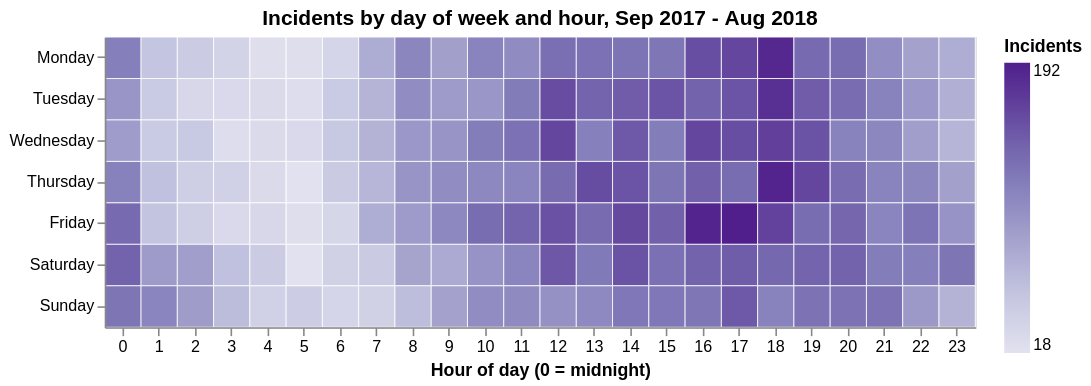

Here is the notebook cell this chart was saved with:
### Code cell
type_param = alt.param(
    name="crime_type",
    value="All",
    bind=alt.binding_select(options=types, name="Crime type: "),
)

# Day of week x hour heatmap (same as Viz 1)
weekly = (
    alt.Chart(week)
    .transform_filter(alt.datum.type == type_param)
    .mark_rect(stroke="white", strokeWidth=0.5)
    .encode(
        x=alt.X(
            "hour:O", title="Hour of day (0 = midnight)", axis=alt.Axis(labelAngle=0)
        ),
        y=alt.Y("dow:O", sort=days, title=None),
        color=alt.Color(
            "incidents:Q",
            scale=alt.Scale(scheme="purples"),
            legend=alt.Legend(title="Incidents"),
        ),
        tooltip=[
            alt.Tooltip("dow:N", title="Day"),
            alt.Tooltip("hour:O", title="Hour"),
            alt.Tooltip("incidents:Q", title="Incidents"),
        ],
    )
    .add_params(type_param)
    .properties(
        width=540,
        height=180,
        title="Incidents by day of week and hour, Sep 2017 - Aug 2018",
    )
)
weekly

### Figure 1 — Vega-Lite specification as saved in the notebook (floating-point values rounded to 4 significant figures; data arrays with more than 128 entries replaced by an {"elided": "..."} marker saying what was removed)
{"config": {"view": {"continuousWidth": 300, "continuousHeight": 300}}, "data": {"name": "data-316a1730f65a349f0c05c8e367b874f1"}, "mark": {"type": "rect", "stroke": "white", "strokeWidth": 0.5}, "encoding": {"color": {"field": "incidents", "legend": {"title": "Incidents"}, "scale": {"scheme": "purples"}, "type": "quantitative"}, "tooltip": [{"field": "dow", "title": "Day", "type": "nominal"}, {"field": "hour", "title": "Hour", "type": "ordinal"}, {"field": "incidents", "title": "Incidents", "type": "quantitative"}], "x": {"axis": {"labelAngle": 0}, "field": "hour", "title": "Hour of day (0 = midnight)", "type": "ordinal"}, "y": {"field": "dow", "sort": ["Monday", "Tuesday", "Wednesday", "Thursday", "Friday", "Saturday", "Sunday"], "title": null, "type": "ordinal"}}, "height": 180, "params": [{"name": "crime_type", "bind": {"input": "select", "options": ["All", "Aggravated Assault", "Auto Theft", "Commercial Burglary", "Homicide", "Larceny", "Larceny From Motor Vehicle", "Other Burglary", "Residential Burglary", "Robbery"], "name": "Crime type: "}, "value": "All"}], "title": "Incidents by day of week and hour, Sep 2017 - Aug 2018", "transform": [{"filter": "(datum.type === crime_type)"}], "width": 540, "$schema": "https://vega.github.io/schema/vega-lite/v6.4.1.json", "datasets": {"data-316a1730f65a349f0c05c8e367b874f1": {"elided": "1680 records"}}}
